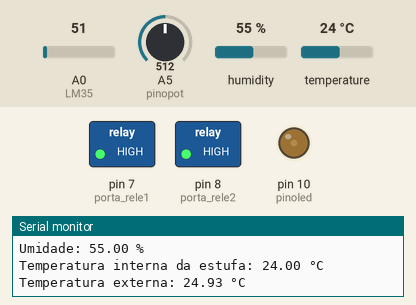
This sketch was run on a simulated Arduino Uno, built with avr-gcc and run on an emulated ATmega328P. Shown: switched loads named in the sketch (green lamp = pin HIGH), output pins drawn as LEDs (lit = HIGH), the last lines printed to the serial monitor. Inputs (shaded band) come from the test bench; at power-on: temperature 24 °C, A5 (pinopot) = 512, humidity 55 %, A0 (LM35) = 51.

Above: at 6.8 s.
6.9 s: temperature set to 26 °C
At 9.5 s:
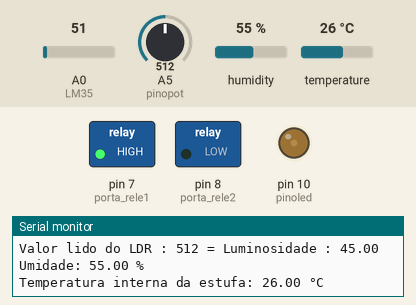
13.7 s: A5 (pinopot) set to 390
At 19.7 s:
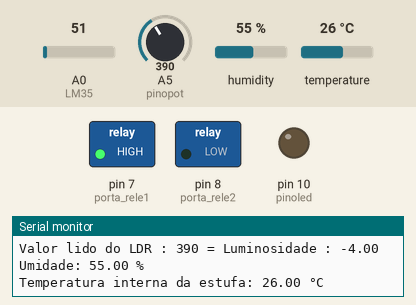
20.6 s: temperature set to 12 °C
At 27.1 s:
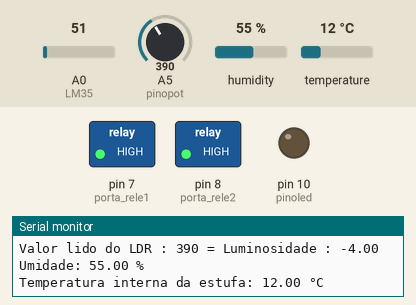
27.7 s: humidity set to 52 %
35.4 s: humidity set to 49 %
At 41.1 s:
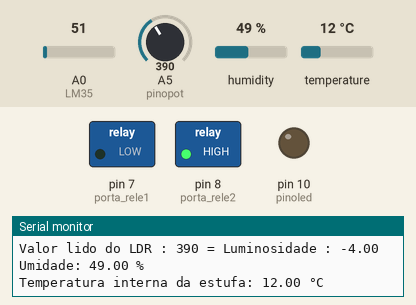
42.2 s: A5 (pinopot) set to 418
At 44.7 s:
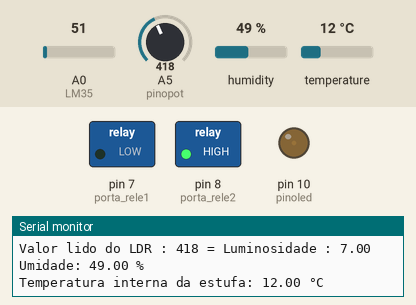
Timing chart, 0 to 46.2 s (numbered marks = the images above; inputs shaded):
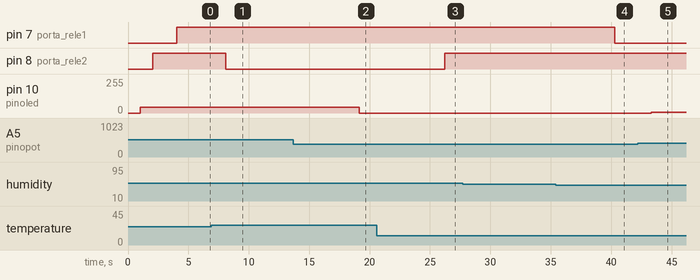

Measured:
- the behaviour switches between 24 and 25 °C on temperature (found by bisection; images 0 and 1)
- the behaviour switches between 51 and 50 % on humidity (found by bisection; images 3 and 4)
- after the input at 6.9 s, pin 8 (porta_rele2): HIGH → LOW after 1.2 s
- after the input at 13.7 s, pin 10 (pinoled): 45/255 → 0/255 after 5.4 s
- after the input at 20.6 s, pin 8 (porta_rele2): LOW → HIGH after 5.6 s
- after the input at 35.4 s, pin 7 (porta_rele1): HIGH → LOW after 4.9 s
- after the input at 42.2 s, pin 10 (pinoled): 0/255 → 7/255 after 1.1 s

The sketch:

Monit_Control_Estufa.ino
```cpp
//Monitoramento e controle de temperatura, umidade e luminosidade de uma estufa para plantio abrigado de tomates. Para tal foi utilizado: LM35 para monitoramento de temperatura;
//DHT11 para monitoramento de umidade e temperatura; LDR para monitoramento da luminosidade. Para o controle dessas variáveis serão utilizados dois módulos relés para acionamento
//de dois coolers e uma lâmpada.

//LER UMIDADE E TEMPERATURA
#include "DHT.h"

#define DHTPIN A1 // pino que estamos conectado
#define DHTTYPE DHT11

// Conecte pino 1 do sensor (esquerda) ao +5V
// Conecte pino 2 do sensor ao pino de dados definido em seu Arduino
// Conecte pino 4 do sensor ao GND
// Conecte o resistor de 10K entre pino 2 (dados) e ao pino 1 (VCC) do sensor
DHT dht(DHTPIN, DHTTYPE);//define o objeto DHT 11 com as atribuições das funções da biblioteca

//Porta ligada ao pino IN1 do modulo
int porta_rele1 = 7;
//Porta ligada ao pino IN2 do modulo
int porta_rele2 = 8;

//Sensor de temperatura usando o LM35
const int LM35 = A0; // Define o pino que lera a saída do LM35
float temperatura; // Variável que armazenará a temperatura medida

//Sensor de luminosidade usando o LDR
int pinoled = 10; //Pino ligado ao anodo do led
int pinopot = 5;  //Pino ligado ao LDR
int valorpot = 0; //Armazena valor lido do LDR, leitura analógica entre 0 e 1023
float luminosidade = 0; //Valor de luminosidade do led

void setup() {

Serial.begin(9600); // inicializa a comunicação serial

//LDR
pinMode(pinoled, OUTPUT); //Define o pino do led como saída
pinMode(pinopot, INPUT);  //Define o pino do LDR como entrada

//DHT11
 Serial.println("DHT11 test!");
 dht.begin();

 //Define pinos para o rele como saida
  pinMode(porta_rele1, OUTPUT);
  pinMode(porta_rele2, OUTPUT);

}

void loop() {

  /////////////////////////////////////////////////////////////////////Monitoramento de temperatura/////////////////////////////////////////////////////////////////////
  temperatura = (float(analogRead(LM35))*5/(1023))/0.01;
  Serial.print("\nTemperatura externa: ");
  Serial.print(temperatura);
  Serial.println(" °C");
  delay(1000);

  /////////////////////////////////////////////////////////////////////Monitoramento e controle de luminosidade/////////////////////////////////////////////////////////////////////
  // Le o valor - analogico - do LDR
  valorpot = analogRead(pinopot);

  // Converte o valor lido do LDR
  luminosidade =  map(valorpot, 400, 1023, 0, 255);
  Serial.print("Valor lido do LDR : ");

  // Mostra o valor lido do LDR no monitor serial
  Serial.print(valorpot);
  Serial.print(" = Luminosidade : ");

  // Mostra o valor da luminosidade no monitor serial
  Serial.println(luminosidade);

  // Acende o led com luminosidade variável
 if (valorpot <= 400){
 analogWrite(pinoled, 0);
 }
 else {
  analogWrite(pinoled, luminosidade);
 }

  /////////////////////////////////////////////////////Monitoramento e controle de umidade e temperatura interna////////////////////////////////////////////////////////

  // O atraso do sensor pode chegar a 2 segundos. A leitura da temperatura e umidade pode levar 250ms.
  float h = dht.readHumidity();
  float t = dht.readTemperature();

  // testa se retorno é valido, caso contrário algo está errado.
  if (isnan(t) || isnan(h))
  {
    Serial.println("Failed to read from DHT");
  }
  else
  {
    Serial.print("\nUmidade: ");
    Serial.print(h);
    Serial.print(" %");
    Serial.print("\nTemperatura interna da estufa: ");
    Serial.print(t);
    Serial.println(" °C");
  }
  delay(1000);

  //Controle temperatura externa
  if (t >= 25 ){
  digitalWrite(porta_rele2, LOW);  //Liga rele 1
  }
  else{
  digitalWrite(porta_rele2, HIGH); //Desliga rele 1
  }
  delay(2000);

  //Controle de umidade
  if (h <= 50){
  digitalWrite(porta_rele1, LOW);  //Liga rele 2
  }
  else {
  digitalWrite(porta_rele1, HIGH); //Desliga rele 2
  }
  delay(2000);

}
```
